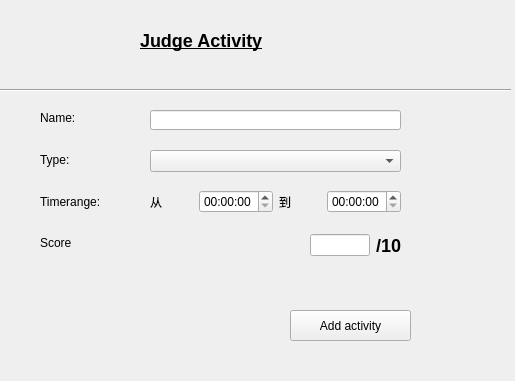
<?xml version="1.0" encoding="UTF-8"?>
<ui version="4.0">
 <class>JudgeActWidget</class>
 <widget class="QWidget" name="JudgeActWidget">
  <property name="geometry">
   <rect>
    <x>0</x>
    <y>0</y>
    <width>515</width>
    <height>381</height>
   </rect>
  </property>
  <property name="windowTitle">
   <string>Form</string>
  </property>
  <widget class="QPushButton" name="pushButton">
   <property name="geometry">
    <rect>
     <x>290</x>
     <y>310</y>
     <width>121</width>
     <height>31</height>
    </rect>
   </property>
   <property name="text">
    <string>Add activity</string>
   </property>
  </widget>
  <widget class="QWidget" name="layoutWidget">
   <property name="geometry">
    <rect>
     <x>40</x>
     <y>100</y>
     <width>91</width>
     <height>161</height>
    </rect>
   </property>
   <layout class="QVBoxLayout" name="verticalLayout">
    <item>
     <widget class="QLabel" name="label_2">
      <property name="text">
       <string>Name:</string>
      </property>
     </widget>
    </item>
    <item>
     <widget class="QLabel" name="label_3">
      <property name="text">
       <string>Type:</string>
      </property>
     </widget>
    </item>
    <item>
     <widget class="QLabel" name="label_4">
      <property name="text">
       <string>Timerange:</string>
      </property>
     </widget>
    </item>
    <item>
     <widget class="QLabel" name="label_7">
      <property name="text">
       <string>Score</string>
      </property>
     </widget>
    </item>
   </layout>
  </widget>
  <widget class="QComboBox" name="comboBox">
   <property name="geometry">
    <rect>
     <x>150</x>
     <y>150</y>
     <width>251</width>
     <height>22</height>
    </rect>
   </property>
   <item>
    <property name="text">
     <string/>
    </property>
   </item>
   <item>
    <property name="text">
     <string>学术的</string>
    </property>
   </item>
   <item>
    <property name="text">
     <string>自我发展</string>
    </property>
   </item>
   <item>
    <property name="text">
     <string>健康的</string>
    </property>
   </item>
   <item>
    <property name="text">
     <string>社会的</string>
    </property>
   </item>
  </widget>
  <widget class="Line" name="line">
   <property name="geometry">
    <rect>
     <x>0</x>
     <y>80</y>
     <width>511</width>
     <height>20</height>
    </rect>
   </property>
   <property name="sizePolicy">
    <sizepolicy hsizetype="MinimumExpanding" vsizetype="Fixed">
     <horstretch>0</horstretch>
     <verstretch>0</verstretch>
    </sizepolicy>
   </property>
   <property name="minimumSize">
    <size>
     <width>0</width>
     <height>0</height>
    </size>
   </property>
   <property name="orientation">
    <enum>Qt::Horizontal</enum>
   </property>
  </widget>
  <widget class="QLabel" name="label">
   <property name="geometry">
    <rect>
     <x>140</x>
     <y>20</y>
     <width>171</width>
     <height>41</height>
    </rect>
   </property>
   <property name="text">
    <string>&lt;html&gt;&lt;head/&gt;&lt;body&gt;&lt;p&gt;&lt;span style=&quot; font-size:x-large; font-weight:600; text-decoration: underline;&quot;&gt;Judge Activity&lt;/span&gt;&lt;/p&gt;&lt;/body&gt;&lt;/html&gt;</string>
   </property>
  </widget>
  <widget class="QLineEdit" name="lineEdit">
   <property name="geometry">
    <rect>
     <x>150</x>
     <y>110</y>
     <width>251</width>
     <height>20</height>
    </rect>
   </property>
  </widget>
  <widget class="QWidget" name="layoutWidget_2">
   <property name="geometry">
    <rect>
     <x>150</x>
     <y>190</y>
     <width>251</width>
     <height>23</height>
    </rect>
   </property>
   <layout class="QHBoxLayout" name="horizontalLayout">
    <item>
     <widget class="QLabel" name="label_5">
      <property name="text">
       <string>从</string>
      </property>
     </widget>
    </item>
    <item>
     <widget class="QTimeEdit" name="timeStart"/>
    </item>
    <item>
     <widget class="QLabel" name="label_6">
      <property name="text">
       <string>到</string>
      </property>
     </widget>
    </item>
    <item>
     <widget class="QTimeEdit" name="timeFinish"/>
    </item>
   </layout>
  </widget>
  <widget class="QLabel" name="label_info">
   <property name="geometry">
    <rect>
     <x>310</x>
     <y>230</y>
     <width>71</width>
     <height>16</height>
    </rect>
   </property>
   <property name="text">
    <string/>
   </property>
  </widget>
  <widget class="QWidget" name="">
   <property name="geometry">
    <rect>
     <x>310</x>
     <y>230</y>
     <width>91</width>
     <height>31</height>
    </rect>
   </property>
   <layout class="QHBoxLayout" name="horizontalLayout_2">
    <item>
     <widget class="QLineEdit" name="lineEdit_2"/>
    </item>
    <item>
     <widget class="QLabel" name="label_9">
      <property name="text">
       <string>&lt;h2&gt;/10&lt;/h2&gt;</string>
      </property>
     </widget>
    </item>
   </layout>
  </widget>
 </widget>
 <resources/>
 <connections/>
</ui>
